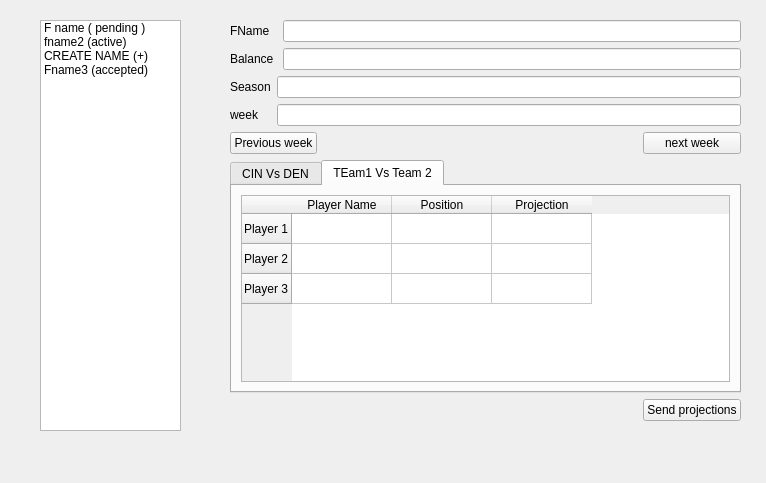
<?xml version="1.0" encoding="UTF-8"?>
<ui version="4.0">
 <class>step2</class>
 <widget class="QWidget" name="step2">
  <property name="geometry">
   <rect>
    <x>0</x>
    <y>0</y>
    <width>766</width>
    <height>483</height>
   </rect>
  </property>
  <property name="windowTitle">
   <string>Form</string>
  </property>
  <widget class="QListWidget" name="listWidget">
   <property name="geometry">
    <rect>
     <x>40</x>
     <y>20</y>
     <width>141</width>
     <height>411</height>
    </rect>
   </property>
   <property name="minimumSize">
    <size>
     <width>141</width>
     <height>411</height>
    </size>
   </property>
   <item>
    <property name="text">
     <string>F name ( pending )</string>
    </property>
   </item>
   <item>
    <property name="text">
     <string>fname2 (active)</string>
    </property>
   </item>
   <item>
    <property name="text">
     <string>CREATE NAME (+)</string>
    </property>
   </item>
   <item>
    <property name="text">
     <string>Fname3 (accepted)</string>
    </property>
   </item>
  </widget>
  <widget class="QWidget" name="layoutWidget">
   <property name="geometry">
    <rect>
     <x>230</x>
     <y>20</y>
     <width>511</width>
     <height>401</height>
    </rect>
   </property>
   <layout class="QGridLayout" name="gridLayout_4">
    <item row="0" column="0" colspan="3">
     <layout class="QGridLayout" name="gridLayout_3">
      <item row="0" column="0" colspan="2">
       <widget class="QLabel" name="label">
        <property name="text">
         <string>FName</string>
        </property>
       </widget>
      </item>
      <item row="0" column="2">
       <widget class="QLineEdit" name="lineEdit"/>
      </item>
      <item row="1" column="0" colspan="2">
       <widget class="QLabel" name="label_2">
        <property name="text">
         <string>Balance</string>
        </property>
       </widget>
      </item>
      <item row="1" column="2">
       <widget class="QLineEdit" name="lineEdit_2"/>
      </item>
      <item row="2" column="0">
       <widget class="QLabel" name="label_3">
        <property name="text">
         <string>Season</string>
        </property>
       </widget>
      </item>
      <item row="2" column="1" colspan="2">
       <widget class="QLineEdit" name="lineEdit_5"/>
      </item>
      <item row="3" column="0">
       <widget class="QLabel" name="label_4">
        <property name="text">
         <string>week</string>
        </property>
       </widget>
      </item>
      <item row="3" column="1" colspan="2">
       <widget class="QLineEdit" name="lineEdit_4"/>
      </item>
     </layout>
    </item>
    <item row="1" column="0">
     <widget class="QPushButton" name="pushButton_3">
      <property name="text">
       <string>Previous week</string>
      </property>
     </widget>
    </item>
    <item row="1" column="1">
     <spacer name="horizontalSpacer_2">
      <property name="orientation">
       <enum>Qt::Horizontal</enum>
      </property>
      <property name="sizeHint" stdset="0">
       <size>
        <width>128</width>
        <height>20</height>
       </size>
      </property>
     </spacer>
    </item>
    <item row="1" column="2">
     <widget class="QPushButton" name="pushButton_2">
      <property name="text">
       <string>next week</string>
      </property>
     </widget>
    </item>
    <item row="2" column="0" colspan="3">
     <widget class="QTabWidget" name="tabWidget">
      <property name="currentIndex">
       <number>1</number>
      </property>
      <widget class="QWidget" name="tab">
       <attribute name="title">
        <string>CIN Vs DEN</string>
       </attribute>
       <layout class="QGridLayout" name="gridLayout_2">
        <item row="0" column="0">
         <widget class="QTableWidget" name="tableWidget_2">
          <row>
           <property name="text">
            <string>Player 1</string>
           </property>
          </row>
          <row>
           <property name="text">
            <string>Player 2</string>
           </property>
          </row>
          <row>
           <property name="text">
            <string>Player 3</string>
           </property>
          </row>
          <column>
           <property name="text">
            <string>Player Name</string>
           </property>
          </column>
          <column>
           <property name="text">
            <string>Position</string>
           </property>
          </column>
          <column>
           <property name="text">
            <string>Projection</string>
           </property>
          </column>
         </widget>
        </item>
       </layout>
      </widget>
      <widget class="QWidget" name="tab_2">
       <attribute name="title">
        <string>TEam1 Vs Team 2</string>
       </attribute>
       <layout class="QGridLayout" name="gridLayout">
        <item row="0" column="0">
         <widget class="QTableWidget" name="tableWidget">
          <row>
           <property name="text">
            <string>Player 1</string>
           </property>
          </row>
          <row>
           <property name="text">
            <string>Player 2</string>
           </property>
          </row>
          <row>
           <property name="text">
            <string>Player 3</string>
           </property>
          </row>
          <column>
           <property name="text">
            <string>Player Name</string>
           </property>
          </column>
          <column>
           <property name="text">
            <string>Position</string>
           </property>
          </column>
          <column>
           <property name="text">
            <string>Projection</string>
           </property>
          </column>
         </widget>
        </item>
       </layout>
      </widget>
     </widget>
    </item>
    <item row="3" column="0" colspan="2">
     <spacer name="horizontalSpacer">
      <property name="orientation">
       <enum>Qt::Horizontal</enum>
      </property>
      <property name="sizeHint" stdset="0">
       <size>
        <width>208</width>
        <height>20</height>
       </size>
      </property>
     </spacer>
    </item>
    <item row="3" column="2">
     <widget class="QPushButton" name="pushButton">
      <property name="text">
       <string>Send projections</string>
      </property>
     </widget>
    </item>
   </layout>
  </widget>
 </widget>
 <resources/>
 <connections/>
</ui>
